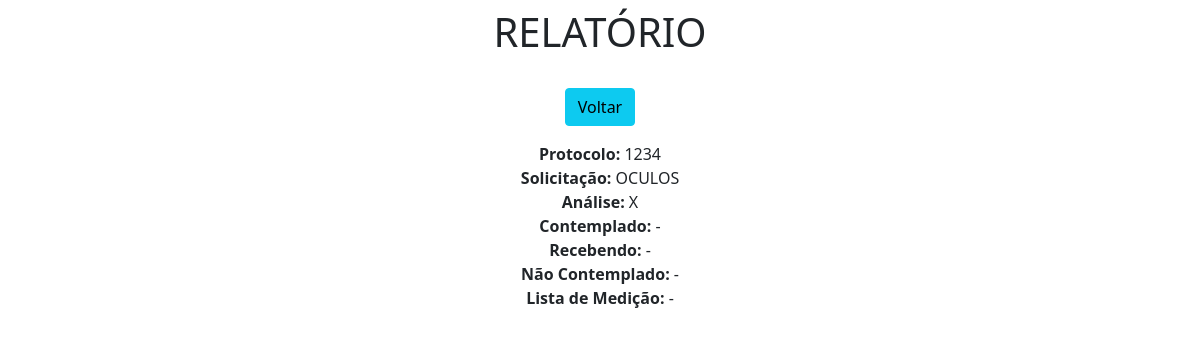
Page /view/2/ on the committed database.
### app/models.py (models this page shows)
class Registro(models.Model):
    protocolo = models.CharField(max_length=100)
    solicitacao = models.CharField(max_length=100)
    a = models.CharField(max_length=100)
    c = models.CharField(max_length=100)
    r = models.CharField(max_length=100)
    nc = models.CharField(max_length=100)
    lm = models.CharField(max_length=100)

### app/views.py (the view)
# urls.py: path('view/<int:pk>/', view, name='view'),
def view(request, pk):
    data = {}
    data['db'] = Registro.objects.get(pk=pk)
    return render(request, 'view.html', data)

### app/templates/view.html (shortened to what this page needs)
<!DOCTYPE html>
<html lang="en">
<head>
    <link href="https://cdn.jsdelivr.net/npm/bootstrap@5.0.2/dist/css/bootstrap.min.css" rel="stylesheet">
</head>
<body>
    <div class="col-8 m-auto pt-2 pb-2 text-center">
        <h1>RELATÓRIO</h1>
    </div>
    <div class="col-8 m-auto pt-3 pb-2 text-center">
        <a href="/home_2" class="btn btn-info">Voltar</a>
    </div>
    <div class="col-8 m-auto pt-2 pb-2 text-center">
        <strong>Protocolo: </strong>{{db.protocolo}}<br>
        <strong>Solicitação: </strong>{{db.solicitacao}}<br>
        <strong>Análise: </strong>{{db.a}}<br>
        <strong>Contemplado: </strong>{{db.c}}<br>
        <strong>Recebendo: </strong>{{db.r}}<br>
        <strong>Não Contemplado: </strong>{{db.nc}}<br>
        <strong>Lista de Medição: </strong>{{db.lm}}<br>
    </div>
</body>
</html>

### rows in the picture
Registro: protocolo "1234", solicitacao "OCULOS", a "X", c "-", r "-", nc "-", lm "-"
